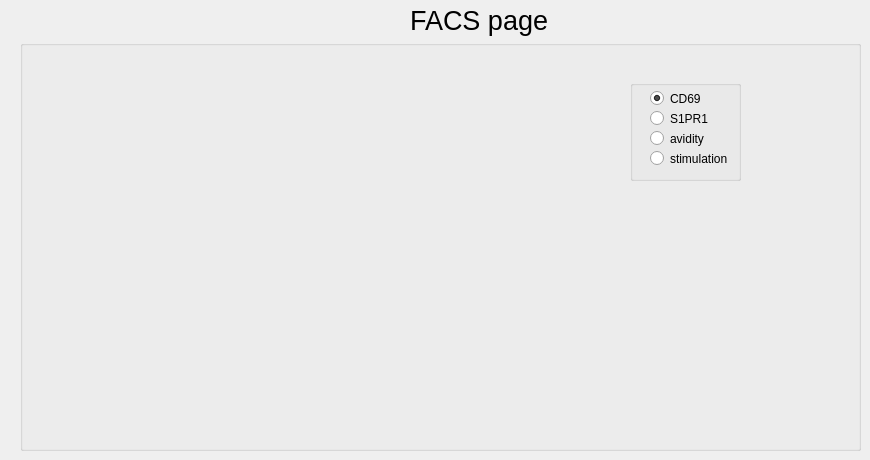
      <widget class="QWidget" name="page_FACS">
       <widget class="QLabel" name="label_8">
        <property name="geometry">
         <rect>
          <x>410</x>
          <y>0</y>
          <width>141</width>
          <height>41</height>
         </rect>
        </property>
        <property name="font">
         <font>
          <pointsize>20</pointsize>
         </font>
        </property>
        <property name="text">
         <string>FACS page</string>
        </property>
       </widget>
       <widget class="QGroupBox" name="groupBox_FACS">
        <property name="geometry">
         <rect>
          <x>20</x>
          <y>40</y>
          <width>841</width>
          <height>411</height>
         </rect>
        </property>
        <property name="title">
         <string/>
        </property>
        <widget class="QGroupBox" name="groupBox_FACS_vars">
         <property name="geometry">
          <rect>
           <x>610</x>
           <y>40</y>
           <width>111</width>
           <height>101</height>
          </rect>
         </property>
         <property name="title">
          <string/>
         </property>
         <widget class="QRadioButton" name="radioButton_CD69">
          <property name="geometry">
           <rect>
            <x>20</x>
            <y>10</y>
            <width>82</width>
            <height>17</height>
           </rect>
          </property>
          <property name="text">
           <string>CD69</string>
          </property>
          <property name="checked">
           <bool>true</bool>
          </property>
          <attribute name="buttonGroup">
           <string>buttonGroup_FACS_PLOT</string>
          </attribute>
         </widget>
         <widget class="QRadioButton" name="radioButton_S1PR1">
          <property name="geometry">
           <rect>
            <x>20</x>
            <y>30</y>
            <width>82</width>
            <height>17</height>
           </rect>
          </property>
          <property name="text">
           <string>S1PR1</string>
          </property>
          <attribute name="buttonGroup">
           <string>buttonGroup_FACS_PLOT</string>
          </attribute>
         </widget>
         <widget class="QRadioButton" name="radioButton_avidity">
          <property name="geometry">
           <rect>
            <x>20</x>
            <y>50</y>
            <width>82</width>
            <height>17</height>
           </rect>
          </property>
          <property name="text">
           <string>avidity</string>
          </property>
          <attribute name="buttonGroup">
           <string>buttonGroup_FACS_PLOT</string>
          </attribute>
         </widget>
         <widget class="QRadioButton" name="radioButton_stimulation">
          <property name="geometry">
           <rect>
            <x>20</x>
            <y>70</y>
            <width>82</width>
            <height>17</height>
           </rect>
          </property>
          <property name="text">
           <string>stimulation</string>
          </property>
          <attribute name="buttonGroup">
           <string>buttonGroup_FACS_PLOT</string>
          </attribute>
         </widget>
        </widget>
       </widget>
      </widget>
